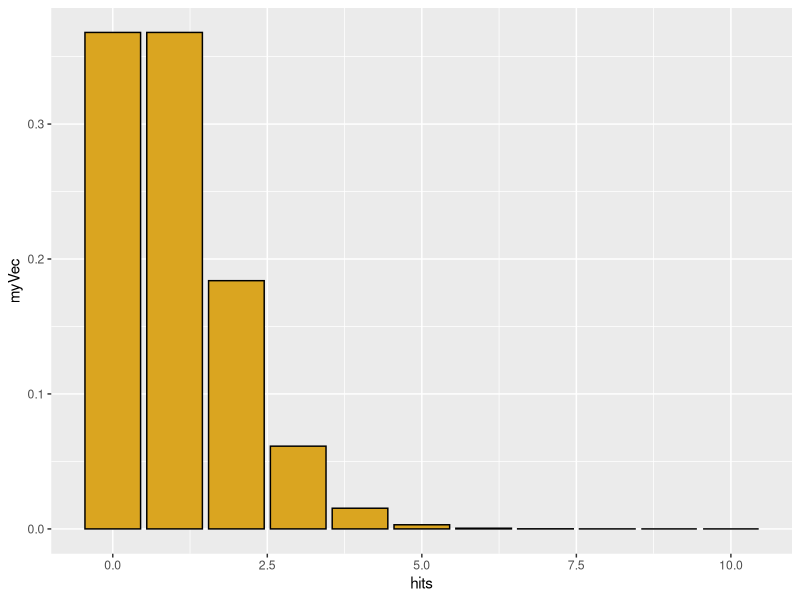
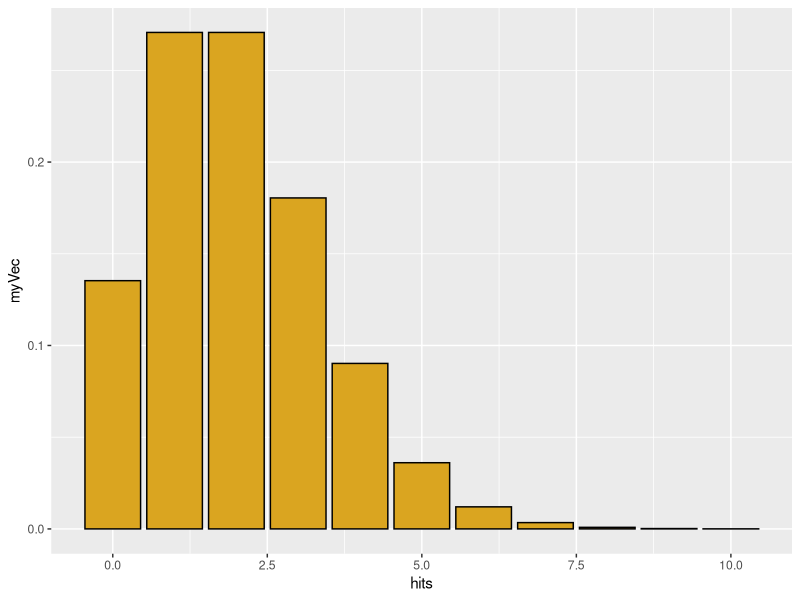
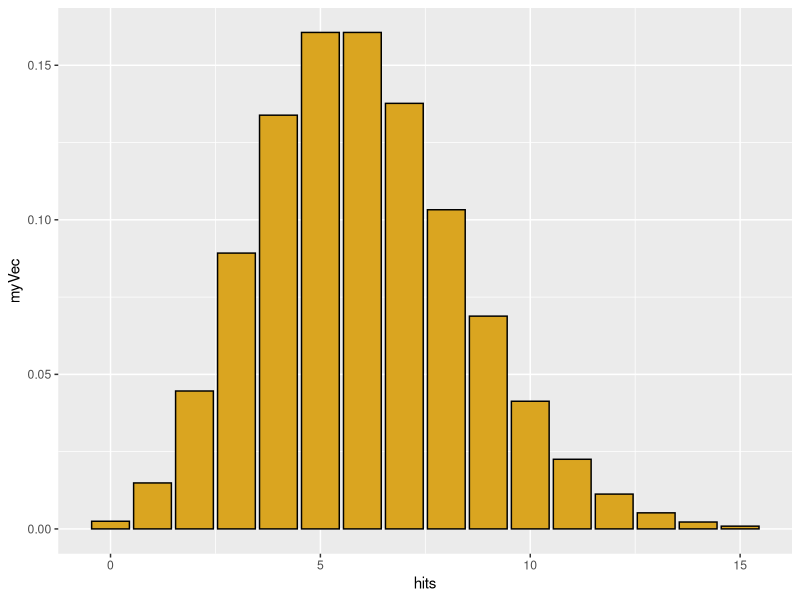
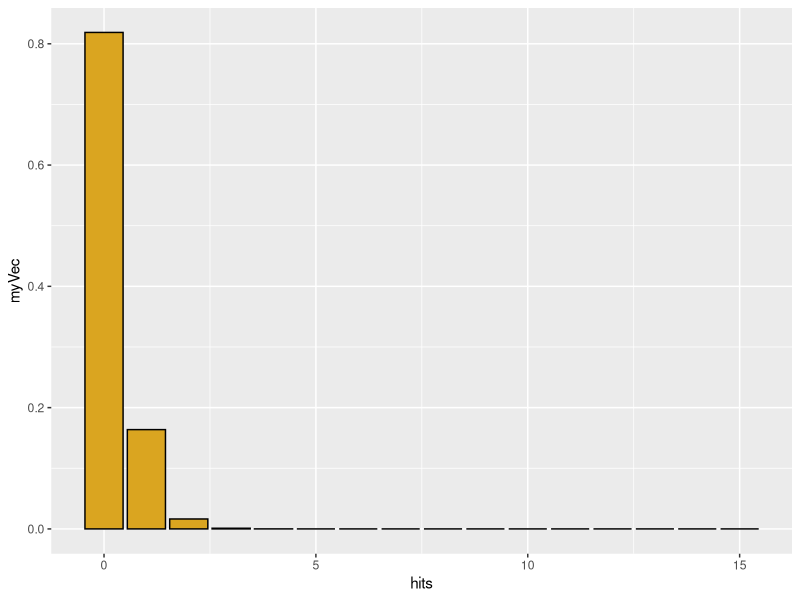
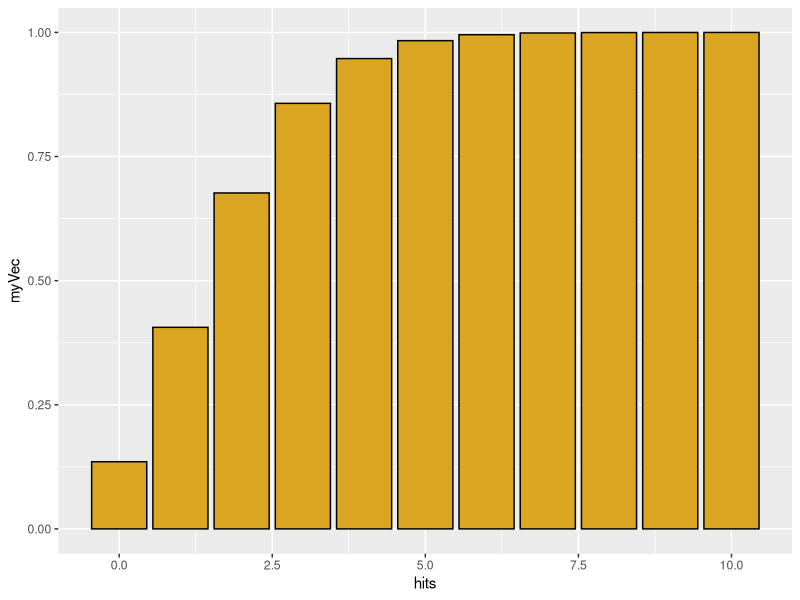
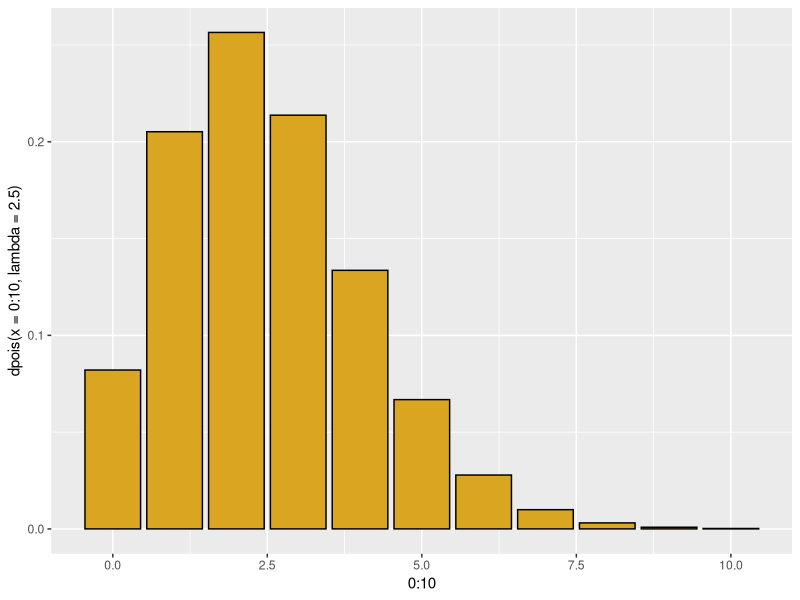
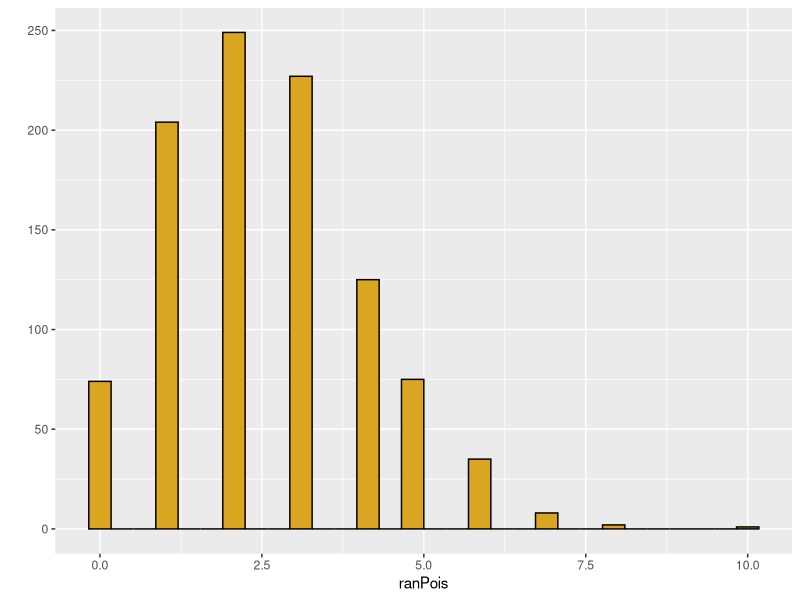
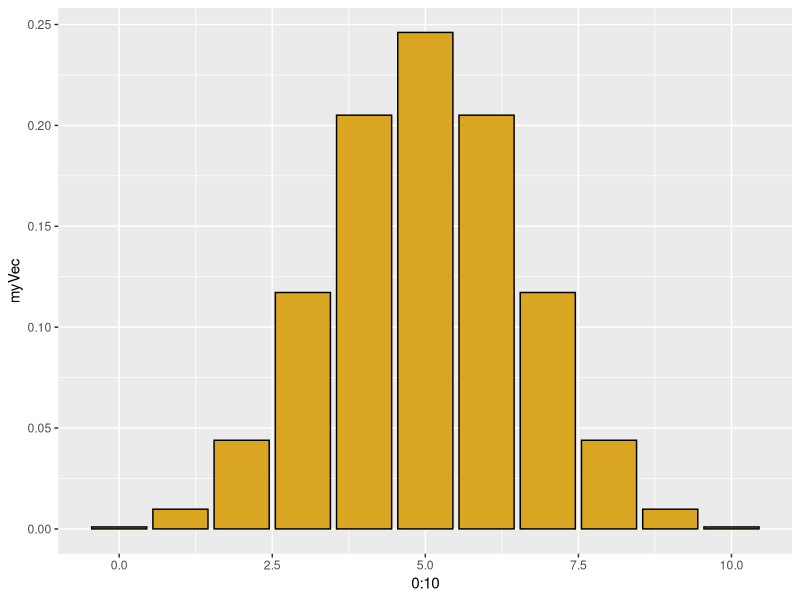

Here is the R script that generated these plots, in order:
library(ggplot2)
library(MASS)
#-------------------------------------------------
# Poisson distribution
# Discrete X >= 0
# Random events with a constant rate lambda
# (observations per time or per unit area)
# Parameter lambda > 0

# "d" function generates probability density
hits <- 0:10
myVec <- dpois(x=hits,lambda=1)
qplot(x=hits,y=myVec,geom="col",color=I("black"),fill=I("goldenrod"))

myVec <- dpois(x=hits,lambda=2)
qplot(x=hits,y=myVec,geom="col",color=I("black"),fill=I("goldenrod"))

hits <- 0:15
myVec <- dpois(x=hits,lambda=6)
qplot(x=hits,y=myVec,geom="col",color=I("black"),fill=I("goldenrod"))


hits <- 0:15
myVec <- dpois(x=hits,lambda=0.2)
qplot(x=hits,y=myVec,geom="col",color=I("black"),fill=I("goldenrod"))

sum(myVec)  # sum of density function = 1.0 (total area under curve)

# for a Poisson distribution with lambda=2, 
# what is the probability that a single draw will yield X=0?

dpois(x=0,lambda=2)

# "p" function generates cumulative probability density; gives the 
# "lower tail" cumulative area of the distribution

hits <- 0:10
myVec <- ppois(q=hits,lambda=2)
qplot(x=hits,y=myVec,geom="col",color=I("black"),fill=I("goldenrod"))


# for a Poisson distribution with lambda=2, 
# what is the probability of getting 1 or fewer hits?

ppois(q=1, lambda=2)


# We could also get this through dpois
p_0 <- dpois(x=0,lambda=2)
p_0
p_1 <- dpois(x=1,lambda=2)
p_1
p_0 + p_1


# The q function is the inverse of p
# What is the number of hits corresponding to 50% of the probability mass
qpois(p=0.5,lambda=2.5)
qplot(x=0:10,y=dpois(x=0:10,lambda=2.5),geom="col",color=I("black"),fill=I("goldenrod"))

# but distribution is discrete, so this is not exact
ppois(q=2,lambda=2.5)

# finally, we can simulate individual values from a poisson
ranPois <- rpois(n=1000,lambda=2.5)
qplot(x=ranPois,color=I("black"),fill=I("goldenrod"))


# for real or simulated data, we can use the quantile
# function to find the empirical  95% confidence interval on the data

quantile(x=ranPois,probs=c(0.025,0.975))



#-------------------------------------------------
# Binomial distribution
# p = probability of a dichotomous outcome
# size = number of trials
# x = possible outcomes
# outcome x is bounded between 0 and number of trials

# use "d" binom for density function
hits <- 0:10
myVec <- dbinom(x=hits,size=10,prob=0.5)
qplot(x=0:10,y=myVec,geom="col",color=I("black"),fill=I("goldenrod"))



# and how does this compare to an actual simulation of 50 tosses of 100 coins?

myCoins <- rbinom(n=50,size=100,prob=0.5)
qplot(x=myCoins,color=I("black"),fill=I("goldenrod"))
quantile(x=myCoins,probs=c(0.025,0.975))


#-------------------------------------------------
# negative binomial: number of failures (values of MyVec)
# in a series of (Bernouli) with p=probability of success 
# before a target number of successes (= size)
# generates a discrete distribution that is more 
# heterogeneous ("overdispersed") than Poisson
hits <- 0:40
myVec <- dnbinom(x=hits, size=5, prob=0.5)
qplot(x=hits,y=myVec,geom="col",color=I("black"),fill=I("goldenrod"))



hits <- 0:40
myVec <- dnbinom(x=hits, size=5, prob=0.2)
qplot(x=hits,y=myVec,geom="col",color=I("black"),fill=I("goldenrod"))
# geometric series is a special case where N= 1 success
# each bar is a constant fraction 1 - "prob" of the bar before it
myVec <- dnbinom(x=hits, size=1, prob=0.1)
qplot(x=hits,y=myVec,geom="col",color=I("black"),fill=I("goldenrod"))


# alternatively specify mean = mu of distribution and size, 
# the dispersion parameter (small is more dispersed)
# this gives us a poisson with a lambda value that varies
# the dispersion parameter is the shape parameter in the gamma
# as it increases, the distribution has a smaller variance
# just simulate it directly

nbiRan <- rnbinom(n=1000,size=10,mu=5)
qplot(nbiRan,color=I("black"),fill=I("goldenrod"))

nbiRan <- rnbinom(n=1000,size=0.1,mu=5)
qplot(nbiRan,color=I("black"),fill=I("goldenrod"))


#-------------------------------------------------
# uniform
# params specify minimum and maximum

#runif for random data
qplot(x=runif(n=100,min=0,max=5),color=I("black"),fill=I("goldenrod"))
qplot(runif(n=1000,min=0,max=5),color=I("black"),fill=I("goldenrod"))
#-------------------------------------------------


# normal 
myNorm <- rnorm(n=100,mean=100,sd=2)
qplot(myNorm,color=I("black"),fill=I("goldenrod"))

# problems with normal when mean is small but zero is not allowed.
myNorm <- rnorm(n=100,mean=2,sd=2)
qplot(myNorm,color=I("black"),fill=I("goldenrod"))
summary(myNorm)
tossZeroes <- myNorm[myNorm>0]
qplot(tossZeroes,color=I("black"),fill=I("goldenrod"))
summary(tossZeroes)


#-------------------------------------------------
# gamma distribution, continuous positive values, but bounded at 0

myGamma <- rgamma(n=100,shape=1,scale=10)
qplot(myGamma,color=I("black"),fill=I("goldenrod"))

# gamma with shape= 1 is an exponential with scale = mean

# shape <=1 gives a mode near zero; very small shape rounds to zero
myGamma <- rgamma(n=100,shape=0.1,scale=1)
qplot(myGamma,color=I("black"),fill=I("goldenrod"))

# large shape parameters moves towards a normal
myGamma <- rgamma(n=100,shape=20,scale=1)
qplot(myGamma,color=I("black"),fill=I("goldenrod"))

# scale parameter changes mean- and the variance!
qplot(rgamma(n=100,shape=2,scale=100),color=I("black"),fill=I("goldenrod"))
qplot(rgamma(n=100,shape=2,scale=10),color=I("black"),fill=I("goldenrod"))
qplot(rgamma(n=100,shape=2,scale=1),color=I("black"),fill=I("goldenrod"))
qplot(rgamma(n=100,shape=2,scale=0.1),color=I("black"),fill=I("goldenrod"))


# unlike the normal, the two parameters affect both mean and variance

# mean = shape*scale
# variance= shape*scale^2


#-------------------------------------------------

# beta distribution 
# bounded at 0 and 1
# analagous to a binomial, but result is a continuous distribution of probabilities
# parameter shape1 = number of successes + 1
# parameter shape2 = number of failures + 1
# interpret these in terms of a coin you are tossing

# shape1 = 1, shape2 = 1 = "no data"
myBeta <- rbeta(n=1000,shape1=1,shape2=1)
qplot(myBeta,xlim=c(0,1),color=I("black"),fill=I("goldenrod"))


# shape1 = 2, shape1 = 1 = "1 coin toss, comes up heads!"
myBeta <- rbeta(n=1000,shape1=2,shape2=1)
qplot(myBeta,xlim=c(0,1),color=I("black"),fill=I("goldenrod"))

# two tosses, 1 head and 1 tail
myBeta <- rbeta(n=1000,shape1=2,shape2=2)
qplot(myBeta,xlim=c(0,1),color=I("black"),fill=I("goldenrod"))

# two tosses, both heads
myBeta <- rbeta(n=1000,shape1=2,shape2=1)
qplot(myBeta,xlim=c(0,1),color=I("black"),fill=I("goldenrod"))

# let's get more data
myBeta <- rbeta(n=1000,shape1=20,shape2=20)
qplot(myBeta,xlim=c(0,1),color=I("black"),fill=I("goldenrod"))

myBeta <- rbeta(n=1000,shape1=500,shape2=500)
qplot(myBeta,xlim=c(0,1),color=I("black"),fill=I("goldenrod"))

# if the coin is biased
myBeta <- rbeta(n=1000,shape1=1000,shape2=500)
qplot(myBeta,xlim=c(0,1),color=I("black"),fill=I("goldenrod"))
myBeta <- rbeta(n=1000,shape1=10,shape2=5)
qplot(myBeta,xlim=c(0,1),color=I("black"),fill=I("goldenrod"))


# shape parameters less than 1.0 give us a u-shaped distribution
myBeta <- rbeta(n=1000,shape1=0.1,shape2=0.1)
qplot(myBeta,xlim=c(0,1),color=I("black"),fill=I("goldenrod"))
myBeta <- rbeta(n=1000,shape1=0.5,shape2=0.2)
qplot(myBeta,xlim=c(0,1),color=I("black"),fill=I("goldenrod"))


library(tidyverse)

